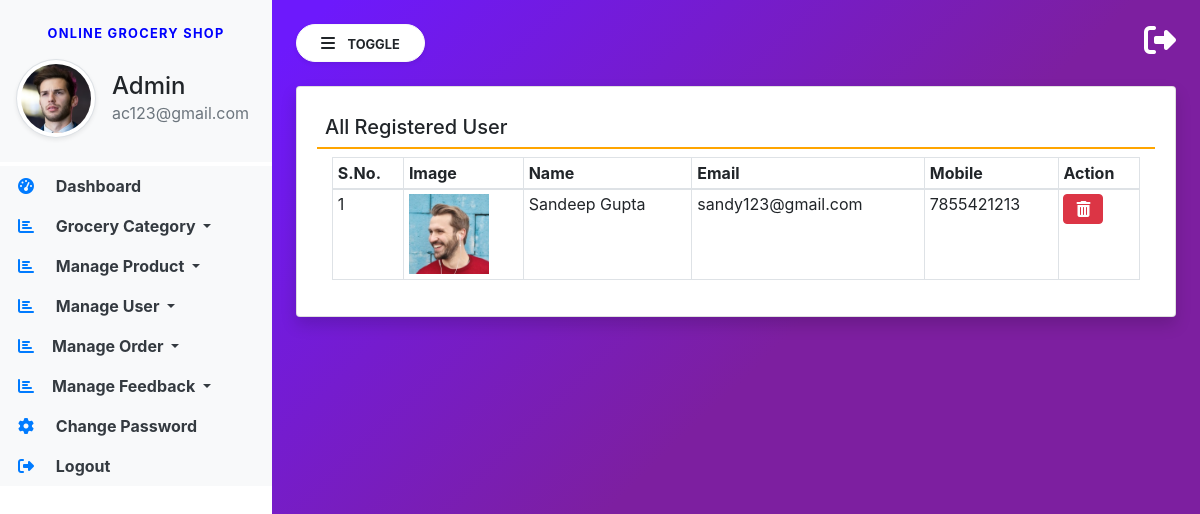
/manage-user/ (signed in), run on an earlier commit of the app's database.
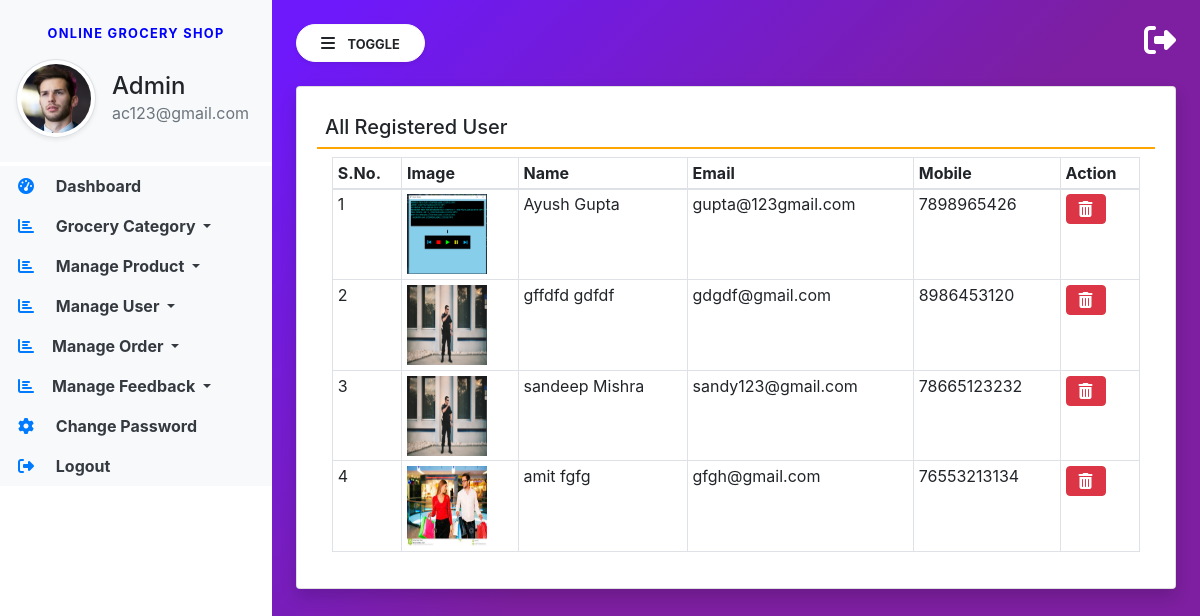
And on a later commit of the database.
### groceryapp/models.py (models this page shows, shortened)
class UserProfile(models.Model):
    user = models.ForeignKey (User, on_delete=models.CASCADE, null=True, blank=True)
    mobile = models.CharField(max_length=100, null=True, blank=True)
    address = models.TextField(null=True, blank=True)
    image = models.FileField(null=True, blank=True)

### groceryapp/views.py (the view)
# urls.py: path('manage-user/', manage_user, name="manage_user"),
def manage_user(request):
    if not request.user.is_staff:
        return redirect('admin_login')
    user = UserProfile.objects.all()
    return render(request, 'manage_user.html', locals())

### groceryapp/templates/manage_user.html (shortened to what this page needs)
{% extends 'admin_base.html' %}
{% block main %}
<link rel="stylesheet" href="https://cdnjs.cloudflare.com/ajax/libs/font-awesome/6.2.1/css/all.min.css" />
<div class="card shadow">
    <div class="card-body">
        <h5 class="p-2" style="border-bottom: 2px solid orange;">All Registered User</h5>
        <div class="container-fluid">
            <table class="table table-bordered table-sm" id="example">
                <thead>
                <tr>
                    <th>S.No.</th>
                    <th>Image</th>
                    <th>Name</th>
                    <th>Email</th>
                    <th>Mobile</th>
                    <th>Action</th>
                </tr>
                </thead>
                <tbody>
                {% for i in user %}
                <tr>
                    <td>{{forloop.counter}}</td>
                    <td><img src="{{i.image.url}}" style="width:80px;height:80px"/></td>
                    <td>{{i.user.first_name}} {{i.user.last_name}}</td>
                    <td>{{i.user.username}}</td>
                    <td>{{i.mobile}}</td>
                    <td>
                        <a href="/delete-user/{{i.id}}/" class="btn btn-danger"
                           onclick="return confirm('Are You Sure?')">
                            <i class="fas  fa-trash-alt"></i>
                        </a></td>
                </tr>
                {% endfor %}
                </tbody>
            </table>
        </div>
    </div>
</div>
{% endblock %}

What changed in the data, as far as the page shows it:
removed UserProfile: image (picture), user.first_name "Sandeep", user.last_name "Gupta", user.username "sandy123@gmail.com", mobile "7855421213"
added UserProfile: image (picture), user.first_name "Ayush", user.last_name "Gupta", user.username "gupta@123gmail.com", mobile "7898965426"
added UserProfile: image (picture), user.first_name "gffdfd", user.last_name "gdfdf", user.username "gdgdf@gmail.com", mobile "8986453120"
added UserProfile: image (picture), user.first_name "sandeep", user.last_name "Mishra", user.username "sandy123@gmail.com", mobile "78665123232"
added UserProfile: image (picture), user.first_name "amit", user.last_name "fgfg", user.username "gfgh@gmail.com", mobile "76553213134"
